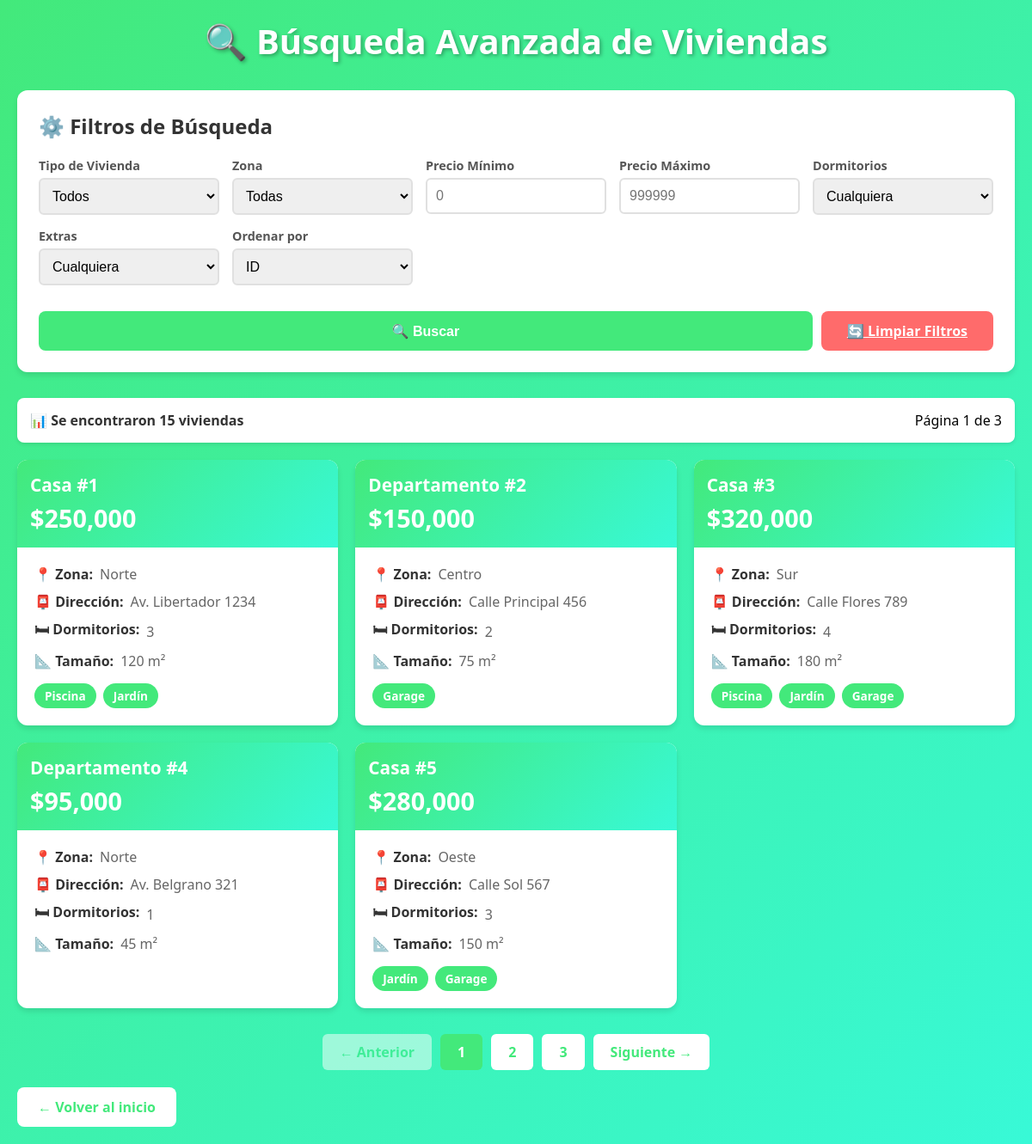
/filtros.php, run on the app's committed database.
### tables this page shows
CREATE TABLE viviendas (
    id INT(3) AUTO_INCREMENT PRIMARY KEY,
    tipo VARCHAR(15),
    zona VARCHAR(15),
    direccion VARCHAR(30),
    dormitorios INT(1),
    precio FLOAT(10,2),
    tamano INT(5),
    extras SET('Piscina','Jardín','Garage')
);

### filtros.php (the view, shortened to what this page needs)
<?php
$conexion = conectarDB();
$filtroPrecioMin = isset($_GET['precio_min']) ? (float)$_GET['precio_min'] : 0;
$filtroPrecioMax = isset($_GET['precio_max']) ? (float)$_GET['precio_max'] : 999999999;
$ordenar = isset($_GET['ordenar']) ? $_GET['ordenar'] : 'id';
$where = array();
$whereSQL = count($where) > 0 ? "WHERE " . implode(" AND ", $where) : "";
$pagina = isset($_GET['pagina']) ? (int)$_GET['pagina'] : 1;
$registrosPorPagina = REGISTROS_POR_PAGINA;
$comienzo = ($pagina - 1) * $registrosPorPagina;
$totalQuery = mysqli_query($conexion, "SELECT COUNT(*) as total FROM viviendas $whereSQL");
$totalRow = mysqli_fetch_array($totalQuery);
$totalRegistros = $totalRow['total'];
$totalPaginas = ceil($totalRegistros / $registrosPorPagina);
$query = "SELECT * FROM viviendas $whereSQL ORDER BY $ordenar LIMIT $comienzo, $registrosPorPagina";
$registros = mysqli_query($conexion, $query)
    or die("Problemas en la consulta: " . mysqli_error($conexion));
?>
<!DOCTYPE html>
<html lang="es">
<head>
</head>
<body>
    <div class="container">
        <h1>🔍 Búsqueda Avanzada de Viviendas</h1>
        <div class="panel-filtros">
            <div class="filtros-titulo">⚙️ Filtros de Búsqueda</div>
            <form method="GET" class="form-filtros">
                <div class="form-group">
                    <label>Tipo de Vivienda</label>
                    <select name="tipo">
                        <option value="">Todos</option>
                    </select>
                </div>
                <div class="form-group">
                    <label>Zona</label>
                    <select name="zona">
                        <option value="">Todas</option>
                    </select>
                </div>
                <div class="form-group">
                    <label>Precio Mínimo</label>
                    <input type="number" name="precio_min"
                           value="<?php echo ($filtroPrecioMin > 0) ? $filtroPrecioMin : ''; ?>"
                           placeholder="0">
                </div>
                <div class="form-group">
                    <label>Precio Máximo</label>
                    <input type="number" name="precio_max"
                           value="<?php echo ($filtroPrecioMax < 999999999) ? $filtroPrecioMax : ''; ?>"
                           placeholder="999999">
                </div>
                <div class="form-group">
                    <label>Dormitorios</label>
                    <select name="dormitorios">
                        <option value="0">Cualquiera</option>
                    </select>
                </div>
                <div class="form-group">
                    <label>Extras</label>
                    <select name="extras">
                        <option value="">Cualquiera</option>
                    </select>
                </div>
                <div class="form-group">
                    <label>Ordenar por</label>
                    <select name="ordenar">
                        <option value="id" <?php echo ($ordenar == 'id') ? 'selected' : ''; ?>>ID</option>
                    </select>
                </div>
                <div class="botones-filtro" style="grid-column: 1 / -1;">
                    <button type="submit" class="btn btn-buscar">🔍 Buscar</button>
                    <a href="filtros.php" class="btn btn-limpiar">🔄 Limpiar Filtros</a>
                </div>
            </form>
        </div>
        <?php if ($totalRegistros > 0): ?>
            <div class="resultados-info">
                <span class="resultados-texto">
                    📊 Se encontraron <?php echo $totalRegistros; ?> vivienda<?php echo ($totalRegistros != 1) ? 's' : ''; ?>
                </span>
                <span>Página <?php echo $pagina; ?> de <?php echo $totalPaginas; ?></span>
            </div>
            <div class="grid-viviendas">
                <?php while ($reg = mysqli_fetch_array($registros)): ?>
                    <div class="card-vivienda">
                        <div class="card-header">
                            <div class="card-tipo"><?php echo $reg['tipo']; ?> #<?php echo $reg['id']; ?></div>
                            <div class="card-precio">$<?php echo number_format($reg['precio'], 0); ?></div>
                        </div>
                        <div class="card-body">
                            <div class="card-detalle">
                                <strong>📍 Zona:</strong> <?php echo $reg['zona']; ?>
                            </div>
                            <div class="card-detalle">
                                <strong>📮 Dirección:</strong> <?php echo $reg['direccion']; ?>
                            </div>
                            <div class="card-detalle">
                                <strong>🛏 Dormitorios:</strong> <?php echo $reg['dormitorios']; ?>
                            </div>
                            <div class="card-detalle">
                                <strong>📐 Tamaño:</strong> <?php echo $reg['tamano']; ?> m²
                            </div>
                            <?php if (!empty($reg['extras'])): ?>
                                <div class="card-extras">
                                    <?php
                                    $extras = explode(',', $reg['extras']);
                                    foreach ($extras as $extra):
                                    ?>
                                        <span class="tag-extra"><?php echo trim($extra); ?></span>
                                    <?php endforeach; ?>
                                </div>
                            <?php endif; ?>
                        </div>
                    </div>
                <?php endwhile; ?>
            </div>
            <?php if ($totalPaginas > 1): ?>
                <div class="paginacion">
                    <?php if ($pagina > 1): ?>
                        <a href="?pagina=<?php echo ($pagina - 1); ?>&<?php echo http_build_query(array_diff_key($_GET, ['pagina' => ''])); ?>"
                           class="btn-pag">← Anterior</a>
                    <?php else: ?>
                        <span class="btn-pag disabled">← Anterior</span>
                    <?php endif; ?>
                    <?php for ($i = 1; $i <= min($totalPaginas, 5); $i++): ?>
                        <a href="?pagina=<?php echo $i; ?>&<?php echo http_build_query(array_diff_key($_GET, ['pagina' => ''])); ?>"
                           class="btn-pag <?php echo ($i == $pagina) ? 'activo' : ''; ?>">
                            <?php echo $i; ?>
                        </a>
                    <?php endfor; ?>
                    <?php if ($pagina < $totalPaginas): ?>
                        <a href="?pagina=<?php echo ($pagina + 1); ?>&<?php echo http_build_query(array_diff_key($_GET, ['pagina' => ''])); ?>"
                           class="btn-pag">Siguiente →</a>
                    <?php else: ?>
                        <span class="btn-pag disabled">Siguiente →</span>
                    <?php endif; ?>
                </div>
            <?php endif; ?>
        <?php endif; ?>
        <a href="index.php" class="back-link">← Volver al inicio</a>
    </div>
</body>
</html>

### filtros.php (style rules this page uses)
* { margin: 0; padding: 0; box-sizing: border-box; }
body { font-family: 'Segoe UI', Tahoma, Geneva, Verdana, sans-serif; background: linear-gradient(135deg, #43e97b 0%, #38f9d7 100%); padding: 20px; min-height: 100vh; }
.container { max-width: 1400px; margin: 0 auto; }
h1 { color: white; text-align: center; margin-bottom: 30px; font-size: 2.5em; text-shadow: 2px 2px 4px rgba(0,0,0,0.3); }
.panel-filtros { background: white; border-radius: 12px; padding: 25px; margin-bottom: 30px; box-shadow: 0 4px 6px rgba(0,0,0,0.1); }
.filtros-titulo { font-size: 1.5em; color: #333; margin-bottom: 20px; font-weight: bold; }
.form-filtros { display: grid; grid-template-columns: repeat(auto-fit, minmax(200px, 1fr)); gap: 15px; }
.form-group { display: flex; flex-direction: column; }
.form-group label { font-weight: bold; color: #555; margin-bottom: 5px; font-size: 0.9em; }
.form-group select, .form-group input { padding: 10px; border: 2px solid #e0e0e0; border-radius: 6px; font-size: 1em; transition: border-color 0.3s ease; }
.botones-filtro { display: flex; gap: 10px; margin-top: 15px; }
.btn { padding: 12px 30px; border: none; border-radius: 8px; font-size: 1em; font-weight: bold; cursor: pointer; transition: all 0.3s ease; }
.btn-buscar { background: #43e97b; color: white; flex: 1; }
.btn-limpiar { background: #ff6b6b; color: white; }
.resultados-info { background: white; border-radius: 8px; padding: 15px; margin-bottom: 20px; display: flex; justify-content: space-between; align-items: center; box-shadow: 0 2px 4px rgba(0,0,0,0.1); }
.resultados-texto { font-weight: bold; color: #333; }
.grid-viviendas { display: grid; grid-template-columns: repeat(auto-fill, minmax(350px, 1fr)); gap: 20px; margin-bottom: 30px; }
.card-vivienda { background: white; border-radius: 12px; overflow: hidden; box-shadow: 0 4px 6px rgba(0,0,0,0.1); transition: all 0.3s ease; }
.card-header { background: linear-gradient(135deg, #43e97b 0%, #38f9d7 100%); color: white; padding: 15px; }
.card-tipo { font-size: 1.3em; font-weight: bold; margin-bottom: 5px; }
.card-precio { font-size: 1.8em; font-weight: bold; }
.card-body { padding: 20px; }
.card-detalle { display: flex; align-items: center; margin-bottom: 10px; color: #666; }
.card-detalle strong { margin-right: 8px; color: #333; }
.card-extras { display: flex; flex-wrap: wrap; gap: 8px; margin-top: 15px; }
.tag-extra { background: #43e97b; color: white; padding: 5px 12px; border-radius: 15px; font-size: 0.85em; font-weight: bold; }
.paginacion { display: flex; justify-content: center; align-items: center; gap: 10px; margin-top: 30px; }
.btn-pag { padding: 10px 20px; background: white; color: #43e97b; text-decoration: none; border-radius: 6px; font-weight: bold; transition: all 0.3s ease; }
.btn-pag.disabled { opacity: 0.5; cursor: not-allowed; }
.btn-pag.activo { background: #43e97b; color: white; }
.back-link { display: inline-block; margin-top: 20px; padding: 12px 24px; background: white; color: #43e97b; text-decoration: none; border-radius: 8px; font-weight: bold; transition: all 0.3s ease; }

### data on the page
viviendas: tipo "Casa", id "1", precio "250,000", zona "Norte", direccion "Av. Libertador 1234", dormitorios "3", tamano "120", extras "Piscina", extras "Jardín"
viviendas: tipo "Departamento", id "2", precio "150,000", zona "Centro", direccion "Calle Principal 456", dormitorios "2", tamano "75", extras "Garage"
viviendas: tipo "Casa", id "3", precio "320,000", zona "Sur", direccion "Calle Flores 789", dormitorios "4", tamano "180", extras "Piscina", extras "Jardín", extras "Garage"
viviendas: tipo "Departamento", id "4", precio "95,000", zona "Norte", direccion "Av. Belgrano 321", dormitorios "1", tamano "45"
viviendas: tipo "Casa", id "5", precio "280,000", zona "Oeste", direccion "Calle Sol 567", dormitorios "3", tamano "150", extras "Jardín", extras "Garage"

### other printed values
$totalRegistros "15"
$pagina "1"
$totalPaginas "3"
